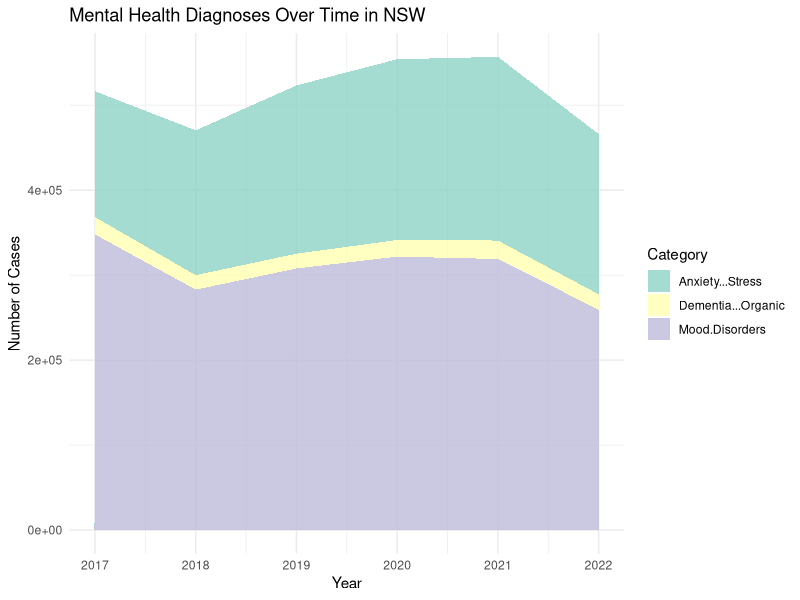
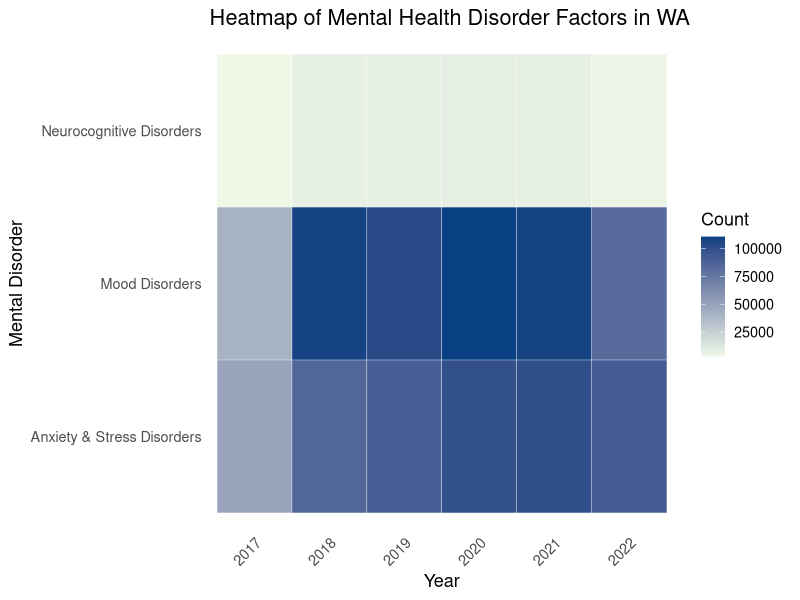
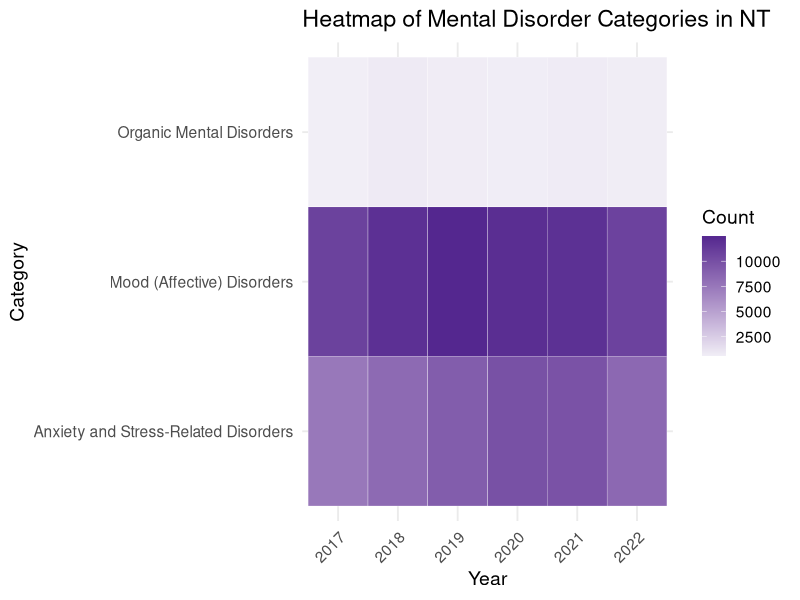
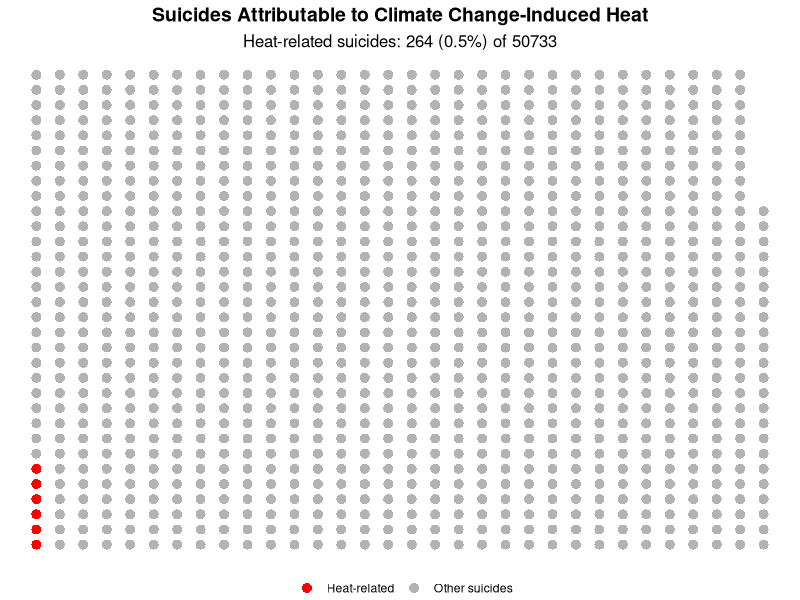
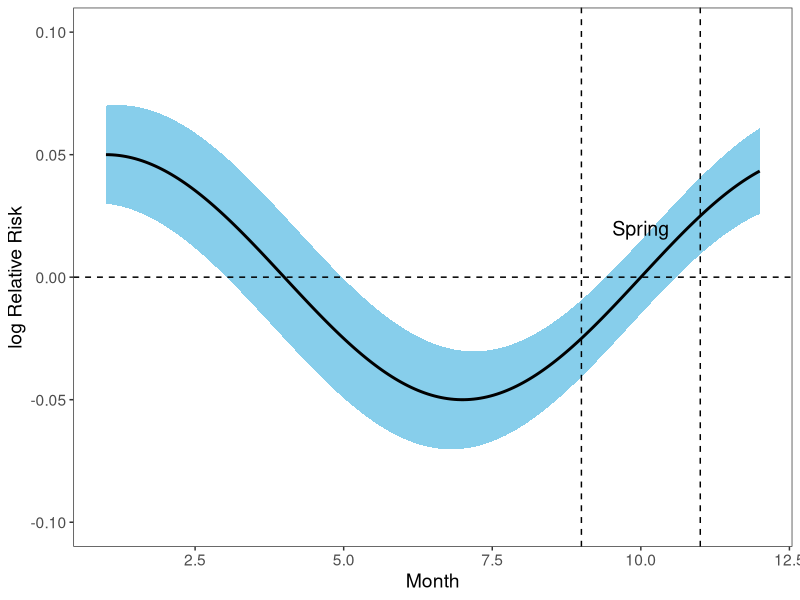
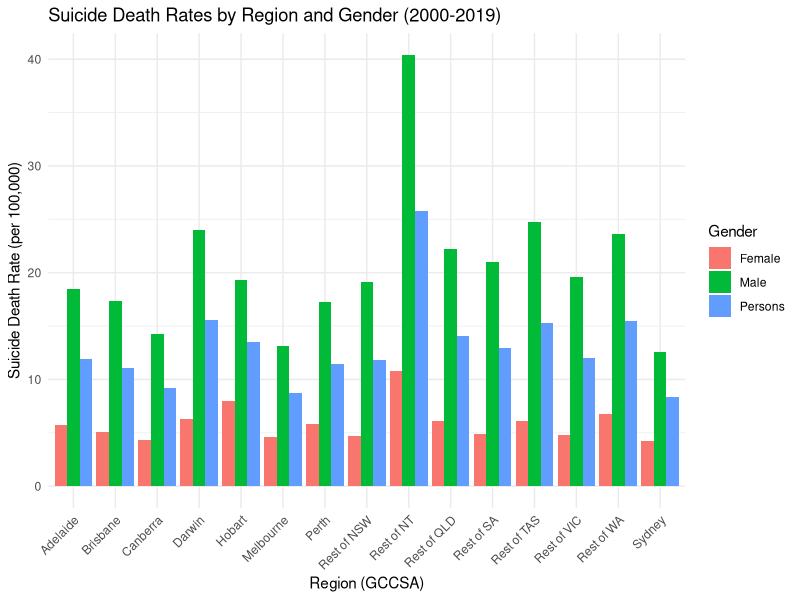
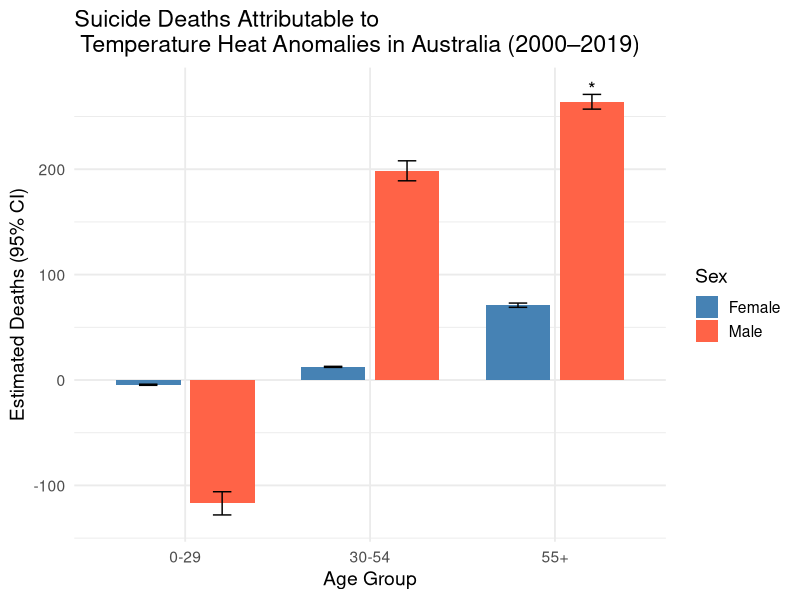

Write the R code that produced these figures, in order.
## ---- chunk 1
# Load necessary packages
library(tidyverse)
library(ggplot2)
library(reshape2)  # for data transformation
library(dplyr)
## ---- chunk 2
# Mental disorders NSW
years <- 2017:2022
data <- data.frame(
  Year = years,
  `Dementia & Organic` = c(20376, 17042, 17443, 19572, 21740, 18087),
  `Mood Disorders` = c(347902, 282943, 307838, 321787, 318999, 259397),
  `Anxiety & Stress` = c(148081, 170410, 197990, 212723, 216109, 188543)
)

# Convert data to long format
df_long <- data %>%
  pivot_longer(-Year, names_to = "Category", values_to = "Count")

# Stacked Area Chart
ggplot(df_long, aes(x = Year, y = Count, fill = Category)) +
  geom_area(alpha = 0.8 , position = "stack") +
  scale_fill_brewer(palette = "Set3") +
  theme_minimal() +
  labs(
    title = "Mental Health Diagnoses Over Time in NSW",
    x = "Year",
    y = "Number of Cases",
    fill = "Category"
  )
## ---- chunk 3
#Heatmap for mental health data in WA
# Data frame
df <- data.frame(
  Factor = c(
    "Neurocognitive Disorders", "Mood Disorders", "Anxiety & Stress Disorders"
  ),
  `2017` = c(3109, 41390, 48400),
  `2018` = c(8045, 108253, 85380),
  `2019` = c(7739, 103180, 89979),
  `2020` = c(8569, 110639, 99595),
  `2021` = c(8068, 108202, 100641),
  `2022` = c(5857, 83692, 91885),
  check.names = FALSE
)

# Convert to long format
df_long <- df %>%
  pivot_longer(cols = -Factor, names_to = "Year", values_to = "Count")

# Heatmap
ggplot(df_long, aes(x = Year, y = Factor, fill = Count)) +
  geom_tile(color = "white") +
  scale_fill_gradient(low = "#f0f9e8", high = "#084081") +
  labs(
    title = "Heatmap of Mental Health Disorder Factors in WA",
    x = "Year",
    y = "Mental Disorder",
    fill = "Count"
  ) +
  theme_minimal(base_size = 13) +
  theme(
    axis.text.x = element_text(angle = 45, hjust = 1),
    panel.grid = element_blank()
  )
## ---- chunk 4

#Heat map for Northern Territory
# ---- Data ----
df <- tribble(
  ~Category, ~`2017`, ~`2018`, ~`2019`, ~`2020`, ~`2021`, ~`2022`,
  "Organic Mental Disorders", 608, 831, 718, 657, 749, 688,
  "Mood (Affective) Disorders", 10833, 11953, 12480, 12087, 11906, 10803,
  "Anxiety and Stress-Related Disorders", 7485, 8316, 9144, 9917, 9804, 8434
)

# Convert to long format
df_long <- df %>%
  pivot_longer(cols = -Category, names_to = "Year", values_to = "Count")

# ---- Heatmap ----
ggplot(df_long, aes(x = Year, y = Category, fill = Count)) +
  geom_tile(color = "white") +
  scale_fill_gradient(low = "#f1eef6", high = "#54278f") +
  labs(
    title = "Heatmap of Mental Disorder Categories in NT",
    x = "Year",
    y = "Category",
    fill = "Count"
  ) +
  theme_minimal(base_size = 14) +
  theme(axis.text.x = element_text(angle = 45, hjust = 1))

## ---- chunk 5
# Data
total_suicides <- 50733
heat_related <- 264
other_suicides <- total_suicides - heat_related

# Scale for plotting
scale <- 50
total_dots <- ceiling(total_suicides / scale)
heat_dots <- ceiling(heat_related / scale)
other_dots <- total_dots - heat_dots

# Calculate grid size
grid_size <- ceiling(sqrt(total_dots))

# Create grid
x <- rep(1:grid_size, each = grid_size)
y <- rep(1:grid_size, times = grid_size)

# Create type vector
type <- c(rep("Heat-related", heat_dots),
          rep("Other suicides", other_dots))

# Trim excess points to match total_dots
x <- x[1:total_dots]
y <- y[1:total_dots]
type <- type[1:total_dots]

# Combine into data frame
dots <- data.frame(x = x, y = y, type = type)

# Plot
ggplot(dots, aes(x = x, y = y, color = type)) +
  geom_point(shape = 16, size = 3) +
  scale_color_manual(values = c("Heat-related" = "red", "Other suicides" = "grey70")) +
  labs(
    title = "Suicides Attributable to Climate Change-Induced Heat",
    subtitle = paste0("Heat-related suicides: ", heat_related, " (0.5%) of ", total_suicides),
    color = ""
  ) +
  theme_void() +
  theme(
    plot.title = element_text(hjust = 0.5, face = "bold", size = 14),
    plot.subtitle = element_text(hjust = 0.5, size = 12),
    legend.position = "bottom"
  )
## ---- chunk 6
# smooth seasonal curve
month <- seq(1, 12, length.out = 200)
logRR <- 0.05 * cos((month - 1) / 12 * 2 * pi)  # smooth seasonal shape
se <- 0.02 + 0.005 * cos((month - 4) / 12 * 2 * pi)  # varying uncertainty

df <- data.frame(
  month = month,
  logRR = logRR,
  lower = logRR - se,
  upper = logRR + se
)

# Define Spring boundaries (example: month 9–11)
spring_start <- 9
spring_end   <- 11

ggplot(df, aes(x = month, y = logRR)) +
  geom_ribbon(aes(ymin = lower, ymax = upper), fill = "skyblue") +
  geom_line(size = 1) +
  geom_hline(yintercept = 0, linetype = "dashed") +
  geom_vline(xintercept = spring_start, linetype = "dashed") +
  geom_vline(xintercept = spring_end, linetype = "dashed") +
  annotate("text", x = (spring_start + spring_end)/2, y = 0.02,
           label = "Spring", size = 5) +
  labs(x = "Month", y = "log Relative Risk") +
  coord_cartesian(ylim = c(-0.1, 0.1)) +
  theme_bw() +
  theme(
    text = element_text(size = 14),
    panel.grid = element_blank()
  )

## ---- chunk 7
# Create the data frame
data <- tibble(
  GCCSA = c("Sydney", "Rest of NSW", "Melbourne", "Rest of VIC", "Brisbane", "Rest of QLD",
            "Adelaide", "Rest of SA", "Perth", "Rest of WA", "Hobart", "Rest of TAS",
            "Darwin", "Rest of NT", "Canberra"),
  Female = c(4.23, 4.69, 4.60, 4.77, 5.09, 6.14, 5.70, 4.89, 5.81, 6.74, 8.00, 6.14, 6.30, 10.76, 4.29),
  Male = c(12.61, 19.09, 13.10, 19.59, 17.33, 22.20, 18.47, 20.98, 17.23, 23.58, 19.32, 24.72, 23.97, 40.41, 14.30),
  Persons = c(8.36, 11.78, 8.77, 12.05, 11.11, 14.09, 11.95, 12.99, 11.47, 15.44, 13.49, 15.28, 15.58, 25.77, 9.22)
)

# Transform to long format for ggplot
data_long <- data %>%
  pivot_longer(cols = c(Female, Male, Persons), names_to = "Gender", values_to = "SuicideRate")

# Plot suicide death rates by region
ggplot(data_long, aes(x = GCCSA, y = SuicideRate, fill = Gender)) +
  geom_bar(stat = "identity", position = "dodge") +
  theme_minimal() +
  labs(title = "Suicide Death Rates by Region and Gender (2000-2019)",
       x = "Region (GCCSA)",
       y = "Suicide Death Rate (per 100,000)",
       fill = "Gender") +
  theme(axis.text.x = element_text(angle = 45, hjust = 1))
## ---- chunk 8
# Create data frame
data <- data.frame(
  AgeGroup = rep(c("0-29", "30-54", "55+"), 2),
  Sex = rep(c("Male", "Female"), each = 3),
  Estimate = c(-117, 198, 264, -5, 12, 71),
  LowerCI = c(-128, 189, 257, -5, 12, 69),
  UpperCI = c(-106, 208, 271, -4, 13, 73),
  Pvalue = c(0.0559, 0.3156, 0.0325, 0.936, 0.8751, 0.1906)
)

# Add significance label
data <- data %>%
  mutate(Significant = ifelse(Pvalue < 0.05, "*", ""))

# Plot
ggplot(data, aes(x = AgeGroup, y = Estimate, fill = Sex)) +
  geom_bar(stat = "identity", position = position_dodge(width = 0.8), width = 0.7) +
  geom_errorbar(aes(ymin = LowerCI, ymax = UpperCI), 
                position = position_dodge(width = 0.8), width = 0.2) +
  geom_text(aes(label = Significant, y = ifelse(Estimate > 0, UpperCI + 5, LowerCI - 5)),
            position = position_dodge(width = 0.8), size = 5) +
  labs(title = "Suicide Deaths Attributable to \n Temperature Heat Anomalies in Australia (2000–2019)",
       y = "Estimated Deaths (95% CI)",
       x = "Age Group") +
  scale_fill_manual(values = c("steelblue", "tomato")) +
  theme_minimal(base_size = 14)
